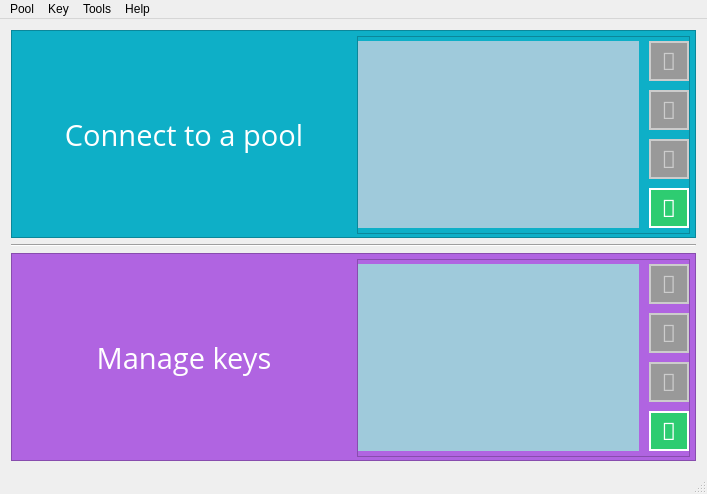
<?xml version="1.0" encoding="UTF-8"?>
<ui version="4.0">
 <class>MainWindow</class>
 <widget class="QMainWindow" name="MainWindow">
  <property name="geometry">
   <rect>
    <x>0</x>
    <y>0</y>
    <width>707</width>
    <height>494</height>
   </rect>
  </property>
  <property name="windowTitle">
   <string>MainWindow</string>
  </property>
  <property name="styleSheet">
   <string notr="true"/>
  </property>
  <property name="tabShape">
   <enum>QTabWidget::Rounded</enum>
  </property>
  <widget class="QWidget" name="centralWidget">
   <layout class="QVBoxLayout" name="verticalLayout">
    <item>
     <widget class="QFrame" name="frame">
      <property name="styleSheet">
       <string notr="true">background-color: #0eafc7</string>
      </property>
      <property name="frameShape">
       <enum>QFrame::StyledPanel</enum>
      </property>
      <property name="frameShadow">
       <enum>QFrame::Raised</enum>
      </property>
      <layout class="QHBoxLayout" name="horizontalLayout_2">
       <property name="leftMargin">
        <number>5</number>
       </property>
       <property name="topMargin">
        <number>5</number>
       </property>
       <property name="rightMargin">
        <number>5</number>
       </property>
       <property name="bottomMargin">
        <number>3</number>
       </property>
       <item>
        <widget class="QLabel" name="label_2">
         <property name="font">
          <font>
           <family>Open Sans</family>
           <pointsize>22</pointsize>
          </font>
         </property>
         <property name="styleSheet">
          <string notr="true">color: #ffffff</string>
         </property>
         <property name="text">
          <string>Connect to a pool</string>
         </property>
         <property name="alignment">
          <set>Qt::AlignCenter</set>
         </property>
        </widget>
       </item>
       <item>
        <widget class="QFrame" name="frame_4">
         <property name="styleSheet">
          <string notr="true"/>
         </property>
         <property name="frameShape">
          <enum>QFrame::StyledPanel</enum>
         </property>
         <property name="frameShadow">
          <enum>QFrame::Raised</enum>
         </property>
         <layout class="QGridLayout" name="gridLayout">
          <property name="leftMargin">
           <number>0</number>
          </property>
          <property name="topMargin">
           <number>0</number>
          </property>
          <property name="rightMargin">
           <number>0</number>
          </property>
          <property name="bottomMargin">
           <number>0</number>
          </property>
          <property name="horizontalSpacing">
           <number>10</number>
          </property>
          <property name="verticalSpacing">
           <number>5</number>
          </property>
          <item row="2" column="1">
           <widget class="QPushButton" name="pushButton_3">
            <property name="enabled">
             <bool>false</bool>
            </property>
            <property name="sizePolicy">
             <sizepolicy hsizetype="Fixed" vsizetype="Fixed">
              <horstretch>0</horstretch>
              <verstretch>0</verstretch>
             </sizepolicy>
            </property>
            <property name="minimumSize">
             <size>
              <width>40</width>
              <height>40</height>
             </size>
            </property>
            <property name="maximumSize">
             <size>
              <width>40</width>
              <height>40</height>
             </size>
            </property>
            <property name="font">
             <font>
              <family>FontAwesome</family>
              <pointsize>18</pointsize>
             </font>
            </property>
            <property name="cursor">
             <cursorShape>PointingHandCursor</cursorShape>
            </property>
            <property name="styleSheet">
             <string notr="true">QPushButton {
	border: 2px solid #fff;
	background-color: #1abc9c;
	color: #fff;
}

QPushButton:disabled {
	background-color: #999;
	border-color: #ccc;
	color: #ccc;
}</string>
            </property>
            <property name="text">
             <string></string>
            </property>
           </widget>
          </item>
          <item row="0" column="1">
           <widget class="QPushButton" name="pushButton">
            <property name="enabled">
             <bool>false</bool>
            </property>
            <property name="sizePolicy">
             <sizepolicy hsizetype="Fixed" vsizetype="Fixed">
              <horstretch>0</horstretch>
              <verstretch>0</verstretch>
             </sizepolicy>
            </property>
            <property name="minimumSize">
             <size>
              <width>40</width>
              <height>40</height>
             </size>
            </property>
            <property name="maximumSize">
             <size>
              <width>40</width>
              <height>40</height>
             </size>
            </property>
            <property name="font">
             <font>
              <family>FontAwesome</family>
              <pointsize>18</pointsize>
             </font>
            </property>
            <property name="cursor">
             <cursorShape>PointingHandCursor</cursorShape>
            </property>
            <property name="styleSheet">
             <string notr="true">QPushButton {
	border: 2px solid #fff;
	background-color: #2fd7d6;
	color: #fff;
}

QPushButton:disabled {
	background-color: #999;
	border-color: #ccc;
	color: #ccc;
}</string>
            </property>
            <property name="text">
             <string></string>
            </property>
            <property name="checkable">
             <bool>false</bool>
            </property>
            <property name="checked">
             <bool>false</bool>
            </property>
           </widget>
          </item>
          <item row="1" column="1">
           <widget class="QPushButton" name="pushButton_2">
            <property name="enabled">
             <bool>false</bool>
            </property>
            <property name="sizePolicy">
             <sizepolicy hsizetype="Fixed" vsizetype="Fixed">
              <horstretch>0</horstretch>
              <verstretch>0</verstretch>
             </sizepolicy>
            </property>
            <property name="minimumSize">
             <size>
              <width>40</width>
              <height>40</height>
             </size>
            </property>
            <property name="maximumSize">
             <size>
              <width>40</width>
              <height>40</height>
             </size>
            </property>
            <property name="font">
             <font>
              <family>FontAwesome</family>
              <pointsize>18</pointsize>
             </font>
            </property>
            <property name="cursor">
             <cursorShape>PointingHandCursor</cursorShape>
            </property>
            <property name="styleSheet">
             <string notr="true">QPushButton {
	border: 2px solid #fff;
	background-color: #e74c3c;
	color: #fff;
}

QPushButton:disabled {
	background-color: #999;
	border-color: #ccc;
	color: #ccc;
}</string>
            </property>
            <property name="text">
             <string></string>
            </property>
           </widget>
          </item>
          <item row="3" column="1">
           <widget class="QPushButton" name="pushButton_4">
            <property name="sizePolicy">
             <sizepolicy hsizetype="Fixed" vsizetype="Fixed">
              <horstretch>0</horstretch>
              <verstretch>0</verstretch>
             </sizepolicy>
            </property>
            <property name="minimumSize">
             <size>
              <width>40</width>
              <height>40</height>
             </size>
            </property>
            <property name="maximumSize">
             <size>
              <width>40</width>
              <height>40</height>
             </size>
            </property>
            <property name="font">
             <font>
              <family>FontAwesome</family>
              <pointsize>18</pointsize>
             </font>
            </property>
            <property name="cursor">
             <cursorShape>PointingHandCursor</cursorShape>
            </property>
            <property name="styleSheet">
             <string notr="true">QPushButton {
	border: 2px solid #fff;
	background-color: #2ecc71;
	color: #fff;
}

QPushButton:disabled {
	background-color: #999;
	border-color: #ccc;
	color: #ccc;
}</string>
            </property>
            <property name="text">
             <string></string>
            </property>
           </widget>
          </item>
          <item row="0" column="0" rowspan="4">
           <widget class="QListView" name="listView">
            <property name="sizePolicy">
             <sizepolicy hsizetype="Minimum" vsizetype="Expanding">
              <horstretch>0</horstretch>
              <verstretch>0</verstretch>
             </sizepolicy>
            </property>
            <property name="styleSheet">
             <string notr="true">background-color: #9fcadb;
border: none;</string>
            </property>
            <property name="lineWidth">
             <number>0</number>
            </property>
           </widget>
          </item>
         </layout>
        </widget>
       </item>
      </layout>
     </widget>
    </item>
    <item>
     <widget class="Line" name="line">
      <property name="orientation">
       <enum>Qt::Horizontal</enum>
      </property>
     </widget>
    </item>
    <item>
     <widget class="QFrame" name="frame_2">
      <property name="styleSheet">
       <string notr="true">background-color: #b064e1</string>
      </property>
      <property name="frameShape">
       <enum>QFrame::StyledPanel</enum>
      </property>
      <property name="frameShadow">
       <enum>QFrame::Raised</enum>
      </property>
      <layout class="QHBoxLayout" name="horizontalLayout">
       <property name="leftMargin">
        <number>5</number>
       </property>
       <property name="topMargin">
        <number>5</number>
       </property>
       <property name="rightMargin">
        <number>5</number>
       </property>
       <property name="bottomMargin">
        <number>3</number>
       </property>
       <item>
        <widget class="QLabel" name="label">
         <property name="font">
          <font>
           <family>Open Sans</family>
           <pointsize>22</pointsize>
          </font>
         </property>
         <property name="styleSheet">
          <string notr="true">color: #ffffff</string>
         </property>
         <property name="text">
          <string>Manage keys</string>
         </property>
         <property name="alignment">
          <set>Qt::AlignCenter</set>
         </property>
        </widget>
       </item>
       <item>
        <widget class="QFrame" name="frame_5">
         <property name="frameShape">
          <enum>QFrame::StyledPanel</enum>
         </property>
         <property name="frameShadow">
          <enum>QFrame::Raised</enum>
         </property>
         <layout class="QGridLayout" name="gridLayout_2">
          <property name="leftMargin">
           <number>0</number>
          </property>
          <property name="topMargin">
           <number>0</number>
          </property>
          <property name="rightMargin">
           <number>0</number>
          </property>
          <property name="bottomMargin">
           <number>0</number>
          </property>
          <property name="horizontalSpacing">
           <number>10</number>
          </property>
          <property name="verticalSpacing">
           <number>5</number>
          </property>
          <item row="2" column="1">
           <widget class="QPushButton" name="pushButton_5">
            <property name="enabled">
             <bool>false</bool>
            </property>
            <property name="sizePolicy">
             <sizepolicy hsizetype="Fixed" vsizetype="Fixed">
              <horstretch>0</horstretch>
              <verstretch>0</verstretch>
             </sizepolicy>
            </property>
            <property name="minimumSize">
             <size>
              <width>40</width>
              <height>40</height>
             </size>
            </property>
            <property name="maximumSize">
             <size>
              <width>40</width>
              <height>40</height>
             </size>
            </property>
            <property name="font">
             <font>
              <family>FontAwesome</family>
              <pointsize>18</pointsize>
             </font>
            </property>
            <property name="cursor">
             <cursorShape>PointingHandCursor</cursorShape>
            </property>
            <property name="styleSheet">
             <string notr="true">QPushButton {
	border: 2px solid #fff;
	background-color: #1abc9c;
	color: #fff;
}

QPushButton:disabled {
	background-color: #999;
	border-color: #ccc;
	color: #ccc;
}</string>
            </property>
            <property name="text">
             <string></string>
            </property>
           </widget>
          </item>
          <item row="0" column="1">
           <widget class="QPushButton" name="pushButton_6">
            <property name="enabled">
             <bool>false</bool>
            </property>
            <property name="sizePolicy">
             <sizepolicy hsizetype="Fixed" vsizetype="Fixed">
              <horstretch>0</horstretch>
              <verstretch>0</verstretch>
             </sizepolicy>
            </property>
            <property name="minimumSize">
             <size>
              <width>40</width>
              <height>40</height>
             </size>
            </property>
            <property name="maximumSize">
             <size>
              <width>40</width>
              <height>40</height>
             </size>
            </property>
            <property name="font">
             <font>
              <family>FontAwesome</family>
              <pointsize>18</pointsize>
             </font>
            </property>
            <property name="cursor">
             <cursorShape>PointingHandCursor</cursorShape>
            </property>
            <property name="styleSheet">
             <string notr="true">QPushButton {
	border: 2px solid #fff;
	background-color: #2fd7d6;
	color: #fff;
}

QPushButton:disabled {
	background-color: #999;
	border-color: #ccc;
	color: #ccc;
}</string>
            </property>
            <property name="text">
             <string></string>
            </property>
           </widget>
          </item>
          <item row="1" column="1">
           <widget class="QPushButton" name="pushButton_7">
            <property name="enabled">
             <bool>false</bool>
            </property>
            <property name="sizePolicy">
             <sizepolicy hsizetype="Fixed" vsizetype="Fixed">
              <horstretch>0</horstretch>
              <verstretch>0</verstretch>
             </sizepolicy>
            </property>
            <property name="minimumSize">
             <size>
              <width>40</width>
              <height>40</height>
             </size>
            </property>
            <property name="maximumSize">
             <size>
              <width>40</width>
              <height>40</height>
             </size>
            </property>
            <property name="font">
             <font>
              <family>FontAwesome</family>
              <pointsize>18</pointsize>
             </font>
            </property>
            <property name="cursor">
             <cursorShape>PointingHandCursor</cursorShape>
            </property>
            <property name="styleSheet">
             <string notr="true">QPushButton {
	border: 2px solid #fff;
	background-color: #e74c3c;
	color: #fff;
}

QPushButton:disabled {
	background-color: #999;
	border-color: #ccc;
	color: #ccc;
}</string>
            </property>
            <property name="text">
             <string></string>
            </property>
           </widget>
          </item>
          <item row="3" column="1">
           <widget class="QPushButton" name="pushButton_8">
            <property name="sizePolicy">
             <sizepolicy hsizetype="Fixed" vsizetype="Fixed">
              <horstretch>0</horstretch>
              <verstretch>0</verstretch>
             </sizepolicy>
            </property>
            <property name="minimumSize">
             <size>
              <width>40</width>
              <height>40</height>
             </size>
            </property>
            <property name="maximumSize">
             <size>
              <width>40</width>
              <height>40</height>
             </size>
            </property>
            <property name="font">
             <font>
              <family>FontAwesome</family>
              <pointsize>18</pointsize>
             </font>
            </property>
            <property name="cursor">
             <cursorShape>PointingHandCursor</cursorShape>
            </property>
            <property name="styleSheet">
             <string notr="true">QPushButton {
	border: 2px solid #fff;
	background-color: #2ecc71;
	color: #fff;
}

QPushButton:disabled {
	background-color: #999;
	border-color: #ccc;
	color: #ccc;
}</string>
            </property>
            <property name="text">
             <string></string>
            </property>
           </widget>
          </item>
          <item row="0" column="0" rowspan="4">
           <widget class="QListView" name="listView_2">
            <property name="sizePolicy">
             <sizepolicy hsizetype="Minimum" vsizetype="Expanding">
              <horstretch>0</horstretch>
              <verstretch>0</verstretch>
             </sizepolicy>
            </property>
            <property name="styleSheet">
             <string notr="true">background-color: #9fcadb;
border: none;</string>
            </property>
            <property name="lineWidth">
             <number>0</number>
            </property>
           </widget>
          </item>
         </layout>
        </widget>
       </item>
      </layout>
     </widget>
    </item>
   </layout>
  </widget>
  <widget class="QMenuBar" name="menuBar">
   <property name="geometry">
    <rect>
     <x>0</x>
     <y>0</y>
     <width>707</width>
     <height>21</height>
    </rect>
   </property>
   <widget class="QMenu" name="menuPool">
    <property name="title">
     <string>Pool</string>
    </property>
    <addaction name="actionAdd_pool"/>
   </widget>
   <widget class="QMenu" name="menuKey">
    <property name="title">
     <string>Key</string>
    </property>
    <addaction name="actionGenerate"/>
    <addaction name="actionImport"/>
   </widget>
   <widget class="QMenu" name="menuTools">
    <property name="title">
     <string>Tools</string>
    </property>
    <addaction name="actionOptions"/>
   </widget>
   <widget class="QMenu" name="menuHelp">
    <property name="title">
     <string>Help</string>
    </property>
    <addaction name="actionSupport"/>
    <addaction name="actionFAQ"/>
    <addaction name="separator"/>
    <addaction name="actionAbout"/>
   </widget>
   <addaction name="menuPool"/>
   <addaction name="menuKey"/>
   <addaction name="menuTools"/>
   <addaction name="menuHelp"/>
  </widget>
  <widget class="QStatusBar" name="statusBar"/>
  <action name="actionAdd_pool">
   <property name="text">
    <string>Add pool</string>
   </property>
  </action>
  <action name="actionGenerate">
   <property name="text">
    <string>Generate key</string>
   </property>
  </action>
  <action name="actionImport">
   <property name="text">
    <string>Import key</string>
   </property>
  </action>
  <action name="actionOptions">
   <property name="text">
    <string>Options</string>
   </property>
  </action>
  <action name="actionSupport">
   <property name="text">
    <string>Support</string>
   </property>
  </action>
  <action name="actionFAQ">
   <property name="text">
    <string>FAQ</string>
   </property>
  </action>
  <action name="actionAbout">
   <property name="text">
    <string>About</string>
   </property>
  </action>
 </widget>
 <layoutdefault spacing="6" margin="11"/>
 <resources/>
 <connections/>
</ui>
